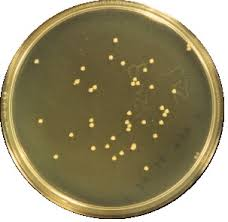
#> input picture THESIS_ECOLI/Programs/images/sample3.jpg, 228 x 222 px, found by its file name
$ python imageprocessing_test.py   (older library calls are emulated)
#> lines starting #> are read from the running program, lines starting #| are printed output that depends on the picture; after the words box and inside, x2 and y2 are one past the last pixel; in counts of white or black regions, pixels touching at a corner belong together
# Import packages.
from skimage.feature import peak_local_max
from skimage.morphology import watershed
from scipy import ndimage
import numpy as np
import argparse
import cv2

# Load the image.
image = cv2.imread("sample3.jpg")
#> image is the input picture: shape (222, 228, 3); mean B, G, R 110.7, 143.2, 152.3

# Create a circle mask.
mask=np.zeros((image.shape[:2]),np.uint8)
(x,y)=mask.shape[1]//2,mask.shape[0]//2
#> x = 114; y = 111
# Sample 1 radius = 275
# Sample 2 radius = 286
# Sample 3 radius = 90
rad=276
cv2.circle(mask,(x,y),rad,(255),-1)
#> mask: shape (222, 228); every value is 255

# Get ROI and set its background to white.
# Note that this method works only if the colonies
# are lighter than the background.
# If the colonies are darker than the background, we
# will repeat this code in the section below but
# we set the background to black.
imageROI=cv2.bitwise_and(image,image,mask=mask)
imageROI[imageROI==0]=255
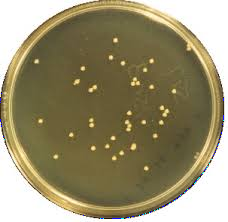
#> imageROI: shape (222, 228, 3); 0.2% of pixels changed, all inside (x1, y1, x2, y2) = (0, 93, 224, 219)
#cv2.imshow("Input", imageROI)

# Convert to grayscale, blur it
# then apply Otsu's thresholding
gray = cv2.cvtColor(imageROI, cv2.COLOR_BGR2GRAY)
blurred=cv2.GaussianBlur(gray,(3,3),0)
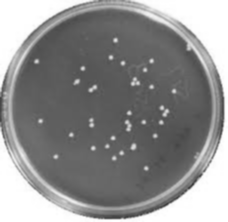
#> blurred: shape (222, 228); min 60, max 255, mean 142.4
thresh = cv2.threshold(blurred, 0, 255,
	cv2.THRESH_BINARY + cv2.THRESH_OTSU)[1]
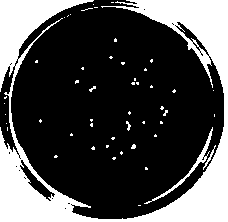
#> thresh: shape (222, 228); 29.4% white; 51 white regions (46 under 20 px), largest, box (x1, y1, x2, y2) and area: (0, 0, 228, 222) 14096, (144, 127, 213, 204) 339, (203, 145, 216, 170) 50, (126, 121, 131, 131) 25, (89, 86, 96, 92) 20

# Bit AND the threshold with the circle mask
# and count the number of non-zero pixels.
threshMasked=cv2.bitwise_and(thresh,mask)
countNonZeroInsideDish=cv2.countNonZero(threshMasked)
#> countNonZeroInsideDish = 14857
print(countNonZeroInsideDish)
#| 14857
#cv2.imshow("Debug",threshMasked)
targetPixels=100

# If there are at least 100 pixels, it means that
# the background is darker than the colonies, else
# vice-versa
if countNonZeroInsideDish>targetPixels:
        pass
else:
        # We repeat the same code above but we set the background
        # to black.
        imageROI=cv2.bitwise_and(image,image,mask=mask)
        cv2.imshow("Input", imageROI)

        # Convert to grayscale, blur it
        # then apply Otsu's thresholding
        gray = cv2.cvtColor(imageROI, cv2.COLOR_BGR2GRAY)
        blurred=cv2.GaussianBlur(gray,(3,3),0)
        thresh = cv2.threshold(blurred, 0, 255,
                cv2.THRESH_BINARY_INV + cv2.THRESH_OTSU)[1]

#cv2.imshow("Thresh", thresh)

# Compute the exact Euclidean distance from every binary
# Pixel to the nearest zero pixel, then find peaks in this
# distance map
D = ndimage.distance_transform_edt(thresh)
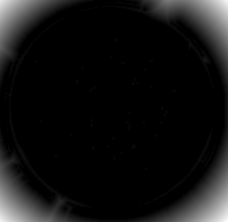
#> D: shape (222, 228) float64; min 0, max 49.5, mean 3.7; drawn with min black and max white
localMax = peak_local_max(D, indices=False, min_distance=5,
	labels=thresh)
#> localMax: shape (222, 228) bool; 0.19% white in thin lines or dots

# Perform a connected component analysis on the local peaks,
# Using 8-connectivity, then appy the Watershed algorithm
markers = ndimage.label(localMax, structure=np.ones((3, 3)))[0]
#> markers: shape (222, 228) int32; 97 distinct labels, from 0 to 96
labels = watershed(-D, markers, mask=thresh)
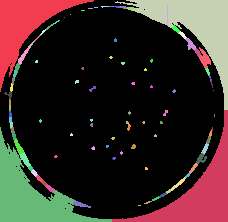
#> labels: shape (222, 228) int32; 97 distinct labels, from 0 to 96; one colour per label, 0 black
print("[INFO] {} unique segments found".format(len(np.unique(labels)) - 1))
#| [INFO] 96 unique segments found

# Loop over the unique labels returned by the Watershed
# algorithm
for label in np.unique(labels):
	# If the label is zero, we are examining the 'background'
	# so simply ignore it
	if label == 0:
		continue

	# Otherwise, allocate memory for the label region and draw
	# it on the mask
	mask = np.zeros(gray.shape, dtype="uint8")
	mask[labels == label] = 255

	# Detect contours in the mask and grab the largest one
	cnts = cv2.findContours(mask.copy(), cv2.RETR_EXTERNAL,
		cv2.CHAIN_APPROX_SIMPLE)[-2]
	c = max(cnts, key=cv2.contourArea)

	# Draw a circle enclosing the object
	((x, y), r) = cv2.minEnclosingCircle(c)
	cv2.circle(image, (int(x), int(y)), int(r), (0, 255, 0), 2)
	cv2.putText(image, "#{}".format(label), (int(x) - 10, int(y)),
		cv2.FONT_HERSHEY_SIMPLEX, 0.6, (0, 0, 255), 2)
#> this loop made 97 passes
#> (x, y, r) on passes 2, 4, 8, 10, 14, 15, 18, 19, 20, 22, 23, 24: (46.5, 45.5, 65.06), (172, 54.5, 77.46), (116.5, 6, 2.5), (122.5, 7, 3.5), (70, 14, 0.0001), (64, 17, 0.0001), (175.5, 29, 4.72), (42.5, 31.5, 3.54), (182.5, 34.5, 4.3), (115, 39.67, 1.67), (32, 44, 3.61), (190, 43.5, 6.8)
#> (c, x, y, r) on passes 3, 5, 6, 7, 9, 11: ([[167, 5], [167, 25]], 167, 15, 10), ([[101, 6], [102, 7], [103, 6]], 102, 6, 1), ([[104, 6], [108, 6]], 106, 6, 2), ([[109, 6], [113, 6]], 111, 6, 2), ([[94, 7], [97, 7]], 95.5, 7, 1.5), ([[88, 8], [92, 8]], 90, 8, 2)
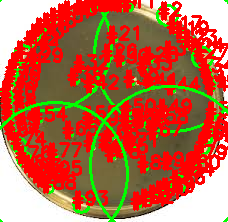
#> image: shape (222, 228, 3); mean B, G, R 70.1, 99.6, 189.9
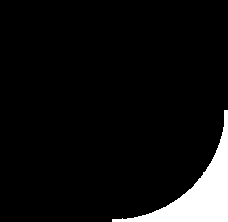
#> mask: shape (222, 228); 6.6% white; 1 white region, box (x1, y1, x2, y2) and area: (112, 110, 228, 222) 3326

# Show the output image
#cv2.imshow("Output", image)

$ run again, with THESIS_ECOLI/Programs/images/sample1.jpg copied over THESIS_ECOLI/Programs/images/sample3.jpg
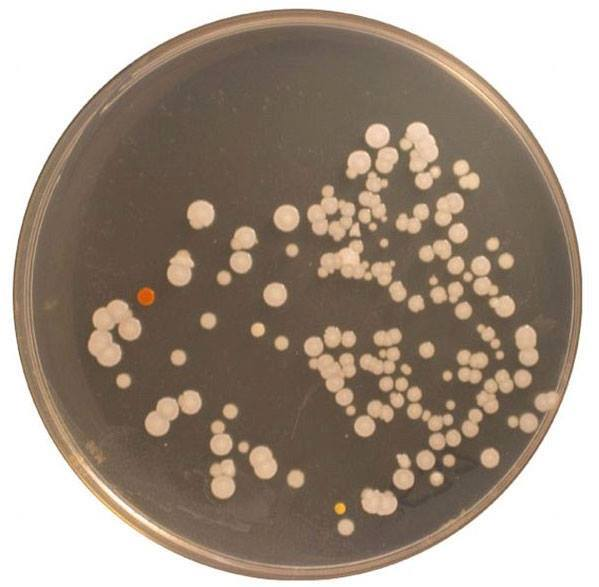
#> input picture THESIS_ECOLI/Programs/images/sample1.jpg, 599 x 587 px, found by its file name
#> image is the input picture: shape (587, 599, 3); mean B, G, R 133.3, 147.1, 161.8
#> thresh: shape (587, 599); 40.4% white; 105 white regions (2 under 20 px), largest, box (x1, y1, x2, y2) and area: (0, 0, 599, 587) 115117, (89, 301, 141, 365) 1778, (308, 187, 354, 239) 1177
#> threshMasked: shape (587, 599); 8.5% white; 272 white regions (164 under 20 px), largest, box (x1, y1, x2, y2) and area: (89, 301, 141, 365) 1778, (189, 17, 549, 176) 1343, (308, 187, 354, 239) 1177
#> countNonZeroInsideDish = 29861
#| 29861
#> localMax: shape (587, 599) bool; 0.05% white in thin lines or dots
#> markers: shape (587, 599) int32; 173 distinct labels, from 0 to 172
#> `labels = watershed(-D, markers, mask=thresh)`:
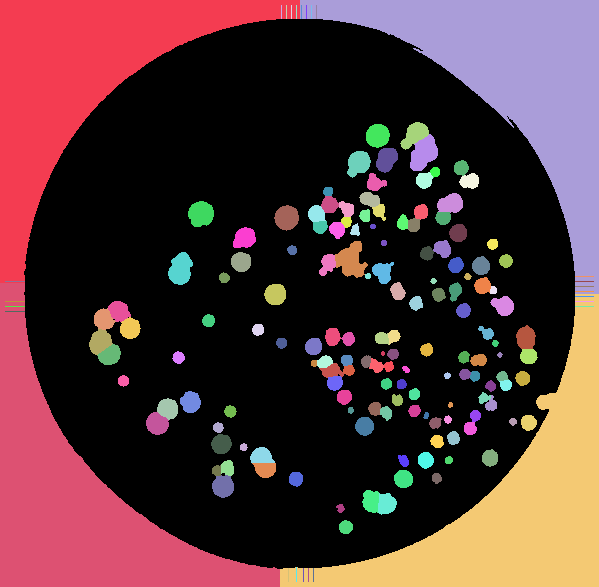
#> labels: shape (587, 599) int32; 173 distinct labels, from 0 to 172; one colour per label, 0 black
#| [INFO] 172 unique segments found
#> the loop `for label in np.unique(labels): # If the label is zero, we are examini..` made 173 passes
#> (x, y, r) on passes 2, 11, 12: (149.5, 141, 205.5), (449, 146.5, 209), (414, 136.5, 16.1)
#> after the loop `for label in np.unique(labels):`:
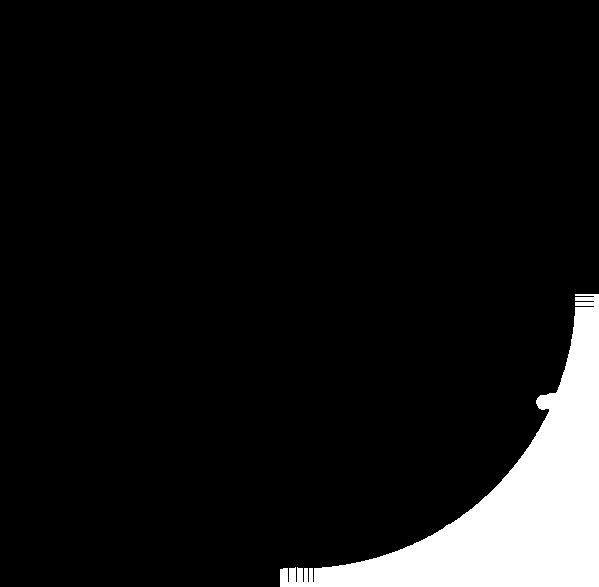
#> mask: shape (587, 599); 8.2% white; 1 white region, box (x1, y1, x2, y2) and area: (280, 294, 599, 587) 28831

$ run again, with THESIS_ECOLI/Programs/images/sample2.jpg copied over THESIS_ECOLI/Programs/images/sample3.jpg
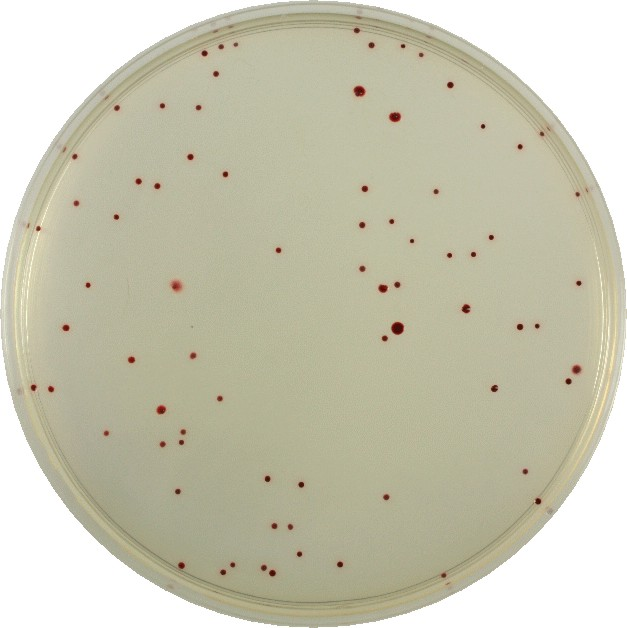
#> input picture THESIS_ECOLI/Programs/images/sample2.jpg, 627 x 628 px, found by its file name
#> image is the input picture: shape (628, 627, 3); mean B, G, R 176.7, 197.6, 199.6
#> threshMasked: shape (628, 627); 0.01% white in thin lines or dots, all inside (x1, y1, x2, y2) = (37, 38, 590, 315)
#> countNonZeroInsideDish = 32
#| 32
#> localMax: shape (628, 627) bool; 0.02% white in thin lines or dots
#> markers: shape (628, 627) int32; 83 distinct labels, from 0 to 82
#> `labels = watershed(-D, markers, mask=thresh)`:
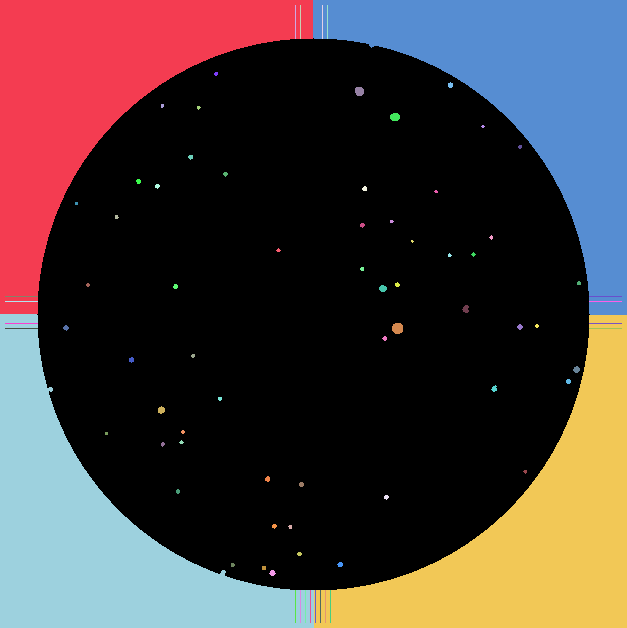
#> labels: shape (628, 627) int32; 83 distinct labels, from 0 to 82; one colour per label, 0 black
#| [INFO] 82 unique segments found
#> the loop `for label in np.unique(labels): # If the label is zero, we are examini..` made 83 passes
#> (x, y, r) on passes 2, 7, 8, 10, 11, 12, 13, 14: (156, 156.5, 221), (469.5, 157, 221.7), (215.7, 73.3, 1.84), (358.8, 90.81, 4.73), (162, 105.5, 1.8), (198.2, 107.2, 1.77), (394.5, 116.5, 4.74), (482.5, 126, 1.5)
#> after the loop `for label in np.unique(labels):`:
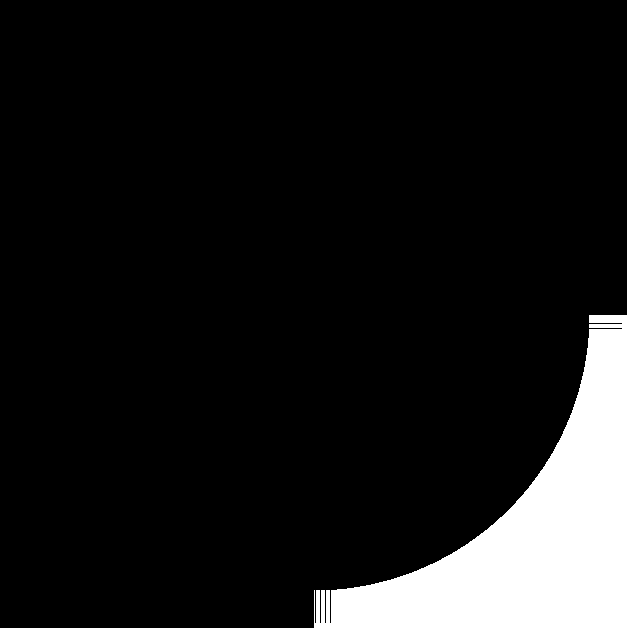
#> mask: shape (628, 627); 9.7% white; 1 white region, box (x1, y1, x2, y2) and area: (314, 315, 627, 628) 38228

$ run again, with THESIS_ECOLI/Programs/images/sample4.jpg copied over THESIS_ECOLI/Programs/images/sample3.jpg
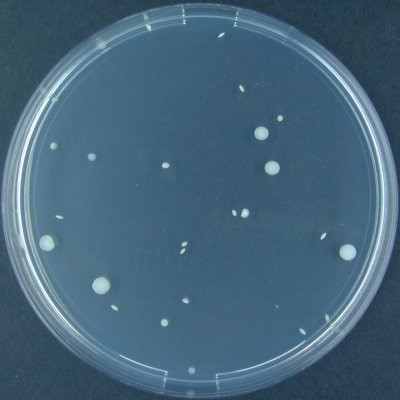
#> input picture THESIS_ECOLI/Programs/images/sample4.jpg, 400 x 400 px, found by its file name
#> image is the input picture: shape (400, 400, 3); mean B, G, R 122.7, 101.9, 70.8
#> thresh: shape (400, 400); 12.5% white; 45 white regions (19 under 20 px), largest, box (x1, y1, x2, y2) and area: (1, 5, 397, 389) 18194, (91, 276, 111, 295) 280, (339, 244, 357, 261) 241
#> countNonZeroInsideDish = 19799
#| 19799
#> localMax: shape (400, 400) bool; 0.12% white in thin lines or dots
#> markers: shape (400, 400) int32; 198 distinct labels, from 0 to 197
#> labels: shape (400, 400) int32; 198 distinct labels, from 0 to 197
#| [INFO] 197 unique segments found
#> the loop `for label in np.unique(labels): # If the label is zero, we are examini..` made 198 passes
#> (x, y, r) on passes 2, 4, 7: (4.5, 4.5, 6.36), (135, 15, 0.0001), (183, 14.5, 9.55)
#> after the loop `for label in np.unique(labels):`:
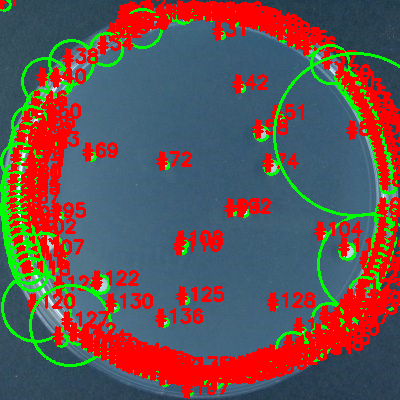
#> image: shape (400, 400, 3); mean B, G, R 81.7, 82.5, 103.5
